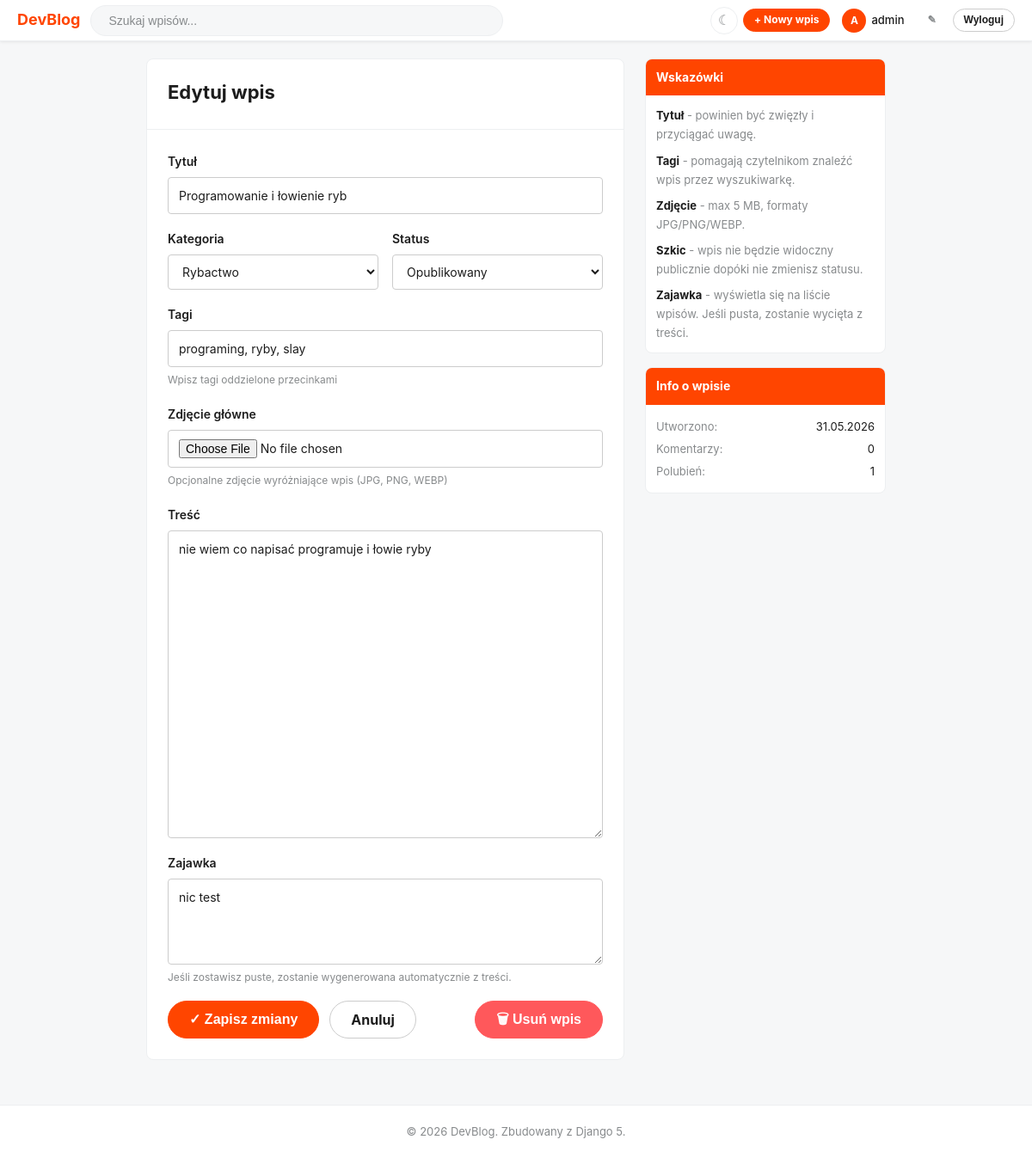
The page /wpis/2/edytuj/ (signed in) on the database its author committed.
### blog/models.py (models this page shows, shortened)
class Post(models.Model):
    STATUS_DRAFT = "draft"
    STATUS_PUBLISHED = "published"
    STATUS_CHOICES = [
        (STATUS_DRAFT, "Szkic"),
        (STATUS_PUBLISHED, "Opublikowany"),
    ]
    title = models.CharField(max_length=250, verbose_name="Tytuł")
    slug = models.SlugField(max_length=250, unique_for_date="publish_date", verbose_name="Slug")
    author = models.ForeignKey(
        User, on_delete=models.CASCADE, related_name="posts", verbose_name="Autor"
    )
    category = models.ForeignKey(
        Category, on_delete=models.SET_NULL, null=True, blank=True,
        related_name="posts", verbose_name="Kategoria"
    )
    body = models.TextField(verbose_name="Treść")
    excerpt = models.TextField(max_length=500, blank=True, verbose_name="Zajawka")
    image = models.ImageField(
        upload_to=post_image_path,
        null=True,
        blank=True,
        verbose_name="Zdjęcie główne",
        help_text="Opcjonalne zdjęcie wyróżniające wpis (JPG, PNG, WEBP)"
    )
    status = models.CharField(
        max_length=10, choices=STATUS_CHOICES, default=STATUS_DRAFT, verbose_name="Status"
    )
    publish_date = models.DateTimeField(default=timezone.now, verbose_name="Data publikacji")
    created_at = models.DateTimeField(auto_now_add=True)
    updated_at = models.DateTimeField(auto_now=True)
    likes = models.ManyToManyField(
        User, related_name="liked_posts", blank=True, verbose_name="Polubienia"
    )
    tags = TaggableManager(blank=True, verbose_name="Tagi")
    class Meta:
        verbose_name = "Wpis"
        verbose_name_plural = "Wpisy"
        ordering = ["-publish_date"]
        indexes = [
            models.Index(fields=["-publish_date"]),
            models.Index(fields=["status"]),
            models.Index(fields=["slug"]),
        ]
    def get_absolute_url(self):
        return reverse(
            "blog:post_detail",
            kwargs={
                "year": self.publish_date.year,
                "month": self.publish_date.month,
                "day": self.publish_date.day,
                "slug": self.slug,
            },
        )
    def get_like_count(self):
        return self.likes.count()
    def get_comment_count(self):
        return self.comments.filter(active=True).count()

### blog/views.py (the view)
# urls.py: path("wpis/<int:pk>/edytuj/", views.post_edit, name="post_edit"),
@login_required
def post_edit(request, pk):
    post = get_object_or_404(Post, pk=pk)
    if request.user != post.author and not request.user.is_staff:
        messages.error(request, "Nie masz uprawnień do edycji tego wpisu.")
        return redirect(post.get_absolute_url())
    if request.method == "POST":
        form = PostForm(request.POST, request.FILES, instance=post)
        if form.is_valid():
            updated_post = form.save(commit=False)
            updated_post.save()
            tags_value = form.cleaned_data.get("tags_input", "")
            if tags_value.strip():
                tag_list = [t.strip() for t in tags_value.split(",") if t.strip()]
                post.tags.set(tag_list)
            else:
                post.tags.clear()
    else:
        form = PostForm(instance=post)
    return render(request, "blog/post_form.html", {
        "form": form,
        "post": post,
        "page_title": f"Edytuj: {post.title}",
        "action": "edit",
    })

### blog/models.py (called while the page is built)
    def __str__(self):
        return self.name

### templates/blog/post_form.html (shortened to what this page needs)
{% extends "blog/base.html" %}
{% block content %}
<div class="layout" style="max-width:900px; grid-template-columns: 1fr 280px;">
    <main>
        <div class="post-detail">
            <div class="post-detail__header">
                <h1 class="post-detail__title" style="font-size:22px;">
                    {% if action == "create" %} Nowy wpis{% else %} Edytuj wpis{% endif %}
                </h1>
            </div>
            <div class="post-detail__body" style="padding:24px;">
                <form method="post" enctype="multipart/form-data">
                    <div class="form-group">
                        <label class="form-label" for="{{ form.title.id_for_label }}">
                            {{ form.title.label }}
                        </label>
                        {{ form.title }}
                    </div>
                    <div style="display:grid; grid-template-columns:1fr 1fr; gap:16px;">
                        <div class="form-group">
                            <label class="form-label" for="{{ form.category.id_for_label }}">
                                {{ form.category.label }}
                            </label>
                            {{ form.category }}
                        </div>
                        <div class="form-group">
                            <label class="form-label" for="{{ form.status.id_for_label }}">
                                {{ form.status.label }}
                            </label>
                            {{ form.status }}
                        </div>
                    </div>
                    <div class="form-group">
                        <label class="form-label" for="{{ form.tags_input.id_for_label }}">
                            {{ form.tags_input.label }}
                        </label>
                        {{ form.tags_input }}
                        <p class="form-hint">{{ form.tags_input.help_text }}</p>
                    </div>
                    <div class="form-group">
                        <label class="form-label" for="{{ form.image.id_for_label }}">
                            {{ form.image.label }}
                        </label>
                        {{ form.image }}
                        <p class="form-hint">{{ form.image.help_text }}</p>
                    </div>
                    <div class="form-group">
                        <label class="form-label" for="{{ form.body.id_for_label }}">
                            {{ form.body.label }}
                        </label>
                        {{ form.body }}
                    </div>
                    <div class="form-group">
                        <label class="form-label" for="{{ form.excerpt.id_for_label }}">
                            {{ form.excerpt.label }}
                        </label>
                        {{ form.excerpt }}
                        <p class="form-hint">Jeśli zostawisz puste, zostanie wygenerowana automatycznie z treści.</p>
                    </div>
                    <div style="display:flex; gap:12px; flex-wrap:wrap; margin-top:8px;">
                        <button type="submit" class="btn btn--primary btn--lg">
                            {% if action == "create" %}&#10003; Opublikuj wpis{% else %}&#10003; Zapisz zmiany{% endif %}
                        </button>
                        {% if action == "edit" and post %}
                        <a href="{{ post.get_absolute_url }}" class="btn btn--outline btn--lg">
                            Anuluj
                        </a>
                        <button
                            type="button"
                            class="btn btn--danger btn--lg"
                            onclick="document.getElementById('delete-form').style.display='block'; this.style.display='none';"
                            style="margin-left:auto;"
                        >
                            &#128465; Usuń wpis
                        </button>
                        {% else %}
                        <a href="{% url 'blog:home' %}" class="btn btn--outline btn--lg">
                            Anuluj
                        </a>
                        {% endif %}
                    </div>
                </form>
            </div>
        </div>
    </main>
    <aside class="sidebar">
        <div class="sidebar__widget">
            <div class="sidebar__widget-header"> Wskazówki</div>
            <div class="sidebar__widget-body" style="font-size:13px; line-height:1.7; color: var(--color-text-meta);">
                <p style="margin-bottom:8px;"><strong style="color:var(--color-text);">Tytuł</strong> - powinien być zwięzły i przyciągać uwagę.</p>
                <p style="margin-bottom:8px;"><strong style="color:var(--color-text);">Tagi</strong> - pomagają czytelnikom znaleźć wpis przez wyszukiwarkę.</p>
                <p style="margin-bottom:8px;"><strong style="color:var(--color-text);">Zdjęcie</strong> - max 5 MB, formaty JPG/PNG/WEBP.</p>
                <p style="margin-bottom:8px;"><strong style="color:var(--color-text);">Szkic</strong> - wpis nie będzie widoczny publicznie dopóki nie zmienisz statusu.</p>
                <p><strong style="color:var(--color-text);">Zajawka</strong> - wyświetla się na liście wpisów. Jeśli pusta, zostanie wycięta z treści.</p>
            </div>
        </div>
        {% if action == "edit" and post %}
        <div class="sidebar__widget">
            <div class="sidebar__widget-header"> Info o wpisie</div>
            <div class="sidebar__widget-body" style="font-size:13px; line-height:2;">
                <div style="display:flex; justify-content:space-between;">
                    <span style="color: var(--color-text-meta);">Utworzono:</span>
                    <span>{{ post.created_at|date:"d.m.Y" }}</span>
                </div>
                <div style="display:flex; justify-content:space-between;">
                    <span style="color: var(--color-text-meta);">Komentarzy:</span>
                    <span>{{ post.get_comment_count }}</span>
                </div>
                <div style="display:flex; justify-content:space-between;">
                    <span style="color: var(--color-text-meta);">Polubień:</span>
                    <span>{{ post.get_like_count }}</span>
                </div>
            </div>
        </div>
        {% endif %}
    </aside>
</div>
{% endblock %}

### blog/templates/blog/base.html (shortened to what this page needs)
{% load static %}
{% load humanize %}
<!DOCTYPE html>
<html lang="pl">
<head>
    <link rel="stylesheet" href="{% static 'css/style.css' %}">
</head>
<body>
<nav class="navbar">
    <div class="navbar__inner">
        <a href="{% url 'blog:home' %}" class="navbar__logo">
            DevBlog
        </a>
        <div class="navbar__search">
            <form class="navbar__search-form" method="get" action="{% url 'blog:search' %}">
                <input
                    type="search"
                    name="q"
                    class="navbar__search-input"
                    placeholder="Szukaj wpisów..."
                    value="{{ request.GET.q|default:'' }}"
                    autocomplete="off"
                >
            </form>
        </div>
        <div class="navbar__actions">
            <button class="dark-mode-toggle" id="darkModeToggle" title="Przełącz dark mode">
            </button>
            {% if user.is_authenticated %}
                <a href="{% url 'blog:post_create' %}" class="btn btn--primary btn--sm">
                    &#43; Nowy wpis
                </a>
                <a href="{% url 'blog:profile_detail' username=user.username %}" class="navbar__user">
                    <div class="navbar__avatar">{{ user.username|first|upper }}</div>
                    {{ user.username }}
                </a>
                <a href="{% url 'blog:profile_edit' %}" class="btn btn--ghost btn--sm">&#9998;</a>
                <form method="post" action="{% url 'blog:logout' %}" style="display:inline;">
                    <button type="submit" class="btn btn--outline btn--sm">Wyloguj</button>
                </form>
            {% else %}
                <a href="{% url 'blog:login' %}" class="btn btn--outline btn--sm">Zaloguj</a>
                <a href="{% url 'blog:register' %}" class="btn btn--primary btn--sm">Zarejestruj</a>
            {% endif %}
        </div>
    </div>
</nav>
{% block content %}{% endblock %}
<footer class="footer">
    <p>&copy; {% now "Y" %} DevBlog. Zbudowany z Django 5.</p>
</footer>
</body>
</html>

### rows shown on the page
Post: title "Programowanie i łowienie ryb", category "Rybactwo", status "Opublikowany", body "nie wiem co napisać programuje i łowie ryby", excerpt "nic test", created_at "31.05.2026", get_comment_count "0", get_like_count "1"

### other values the page prints
{{ user.username|first|upper }} "A"
{{ user.username }} "admin"
